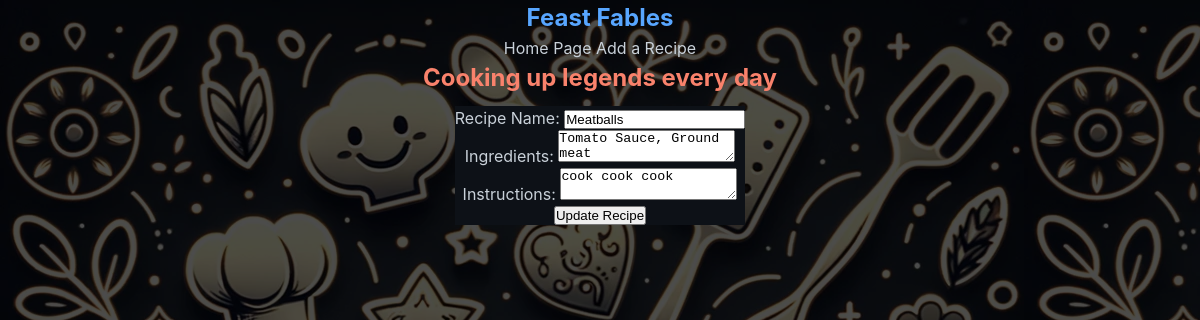
Screenshot of /edit_recipe.php?id=29 with the database file from the repository.
### tables this page shows
CREATE TABLE IF NOT EXISTS `recipes`
(
    `id`           int(11)      NOT NULL AUTO_INCREMENT,
    `recipe_name`  varchar(255) DEFAULT NULL,
    `creator`      varchar(255) NOT NULL,
    `date_entered` datetime     DEFAULT current_timestamp(),
    `ingredients`  text         DEFAULT NULL,
    `instructions` text         DEFAULT NULL,
    PRIMARY KEY (`id`)
);

### edit_recipe.php (the view, shortened to what this page needs)
<?php
require('mySQL.php');
$id = $_GET['id'];
$query = "SELECT * FROM recipes WHERE id = $id";
$result = mysqli_query($recipe_database, $query);
if ($result && mysqli_num_rows($result) > 0) {
    $recipe = mysqli_fetch_assoc($result);
    echo '<link rel="stylesheet" type="text/css" href="style.css">';
    echo '<form action="update_recipe.php" method="post">';
    echo '<p>Recipe Name: <input type="text" name="recipe_name" value="'
        . htmlspecialchars($recipe['recipe_name']) . '"></p>';
    echo '<p>Ingredients: <textarea name="ingredients">'
        . htmlspecialchars($recipe['ingredients'])
        . '</textarea></p>';
    echo '<p>Instructions: <textarea name="instructions">'
        . htmlspecialchars($recipe['instructions'])
        . '</textarea></p>';
    echo '<p><input type="submit" value="Update Recipe"></p>';
    echo '</form>';
} else {
    echo '<p>Recipe not found.</p>';
}
?>

### style.css (style rules this page uses)
* { margin: 0; padding: 0; box-sizing: border-box; }
:root { --primary-color: #58a6ff; --secondary-color: #f9826c; --background-color: #0d1117; --text-color: #c9d1d9; --border-color: #30363d; --button-hover-color: #0366d6; }
body { font-family: -apple-system, BlinkMacSystemFont, "Segoe UI", Helvetica, Arial, sans-serif, "Apple Color Emoji", "Segoe UI Emoji"; line-height: 1.5; background-color: var(--background-color); color: var(--text-color); text-align: center; }
body { background-size: cover; background: rgba(0, 0, 0, 0.1) url('includes/culinary splash.png') fixed; }
body::after { content: ""; background: rgba(0, 0, 0, 0.7); position: fixed; top: 0; left: 0; width: 100%; height: 100%; z-index: -1; }
h1, h2, h3, h4, h5, h6 { color: var(--text-color); }
a { color: var(--primary-color); text-decoration: none; }
form { display: inline-block; margin: 10px 5px; background-color: var(--background-color); color: var(--text-color); }

### rows the page displays
recipes: recipe_name "Meatballs", ingredients "Tomato Sauce, Ground meat", instructions "cook cook cook"
